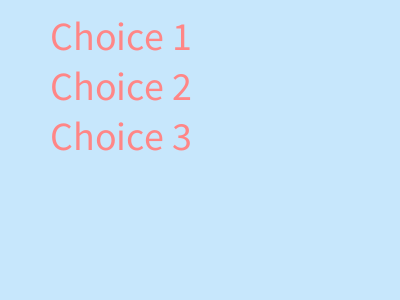
Frame 1 (no input)
Frame 60 (the mouse pressed at the canvas centre just before this capture): identical to frame 1, image omitted
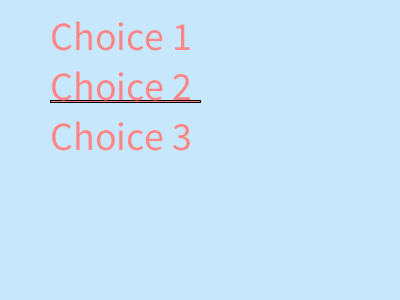
Frame 120 (the mouse held since frame 60 and released just before this capture)

The Processing sketch that drew these frames (run headless with seeded random() and noise(); from frame 60 on, the mouse is pressed at the canvas centre):

// Processing sketch: week12_4
// ── week12_4.pde
void setup()
{
  size(400,300);
  textSize(40);
}
int choice=-1;
void draw(){
  background(#C7E7FC);
  fill(#FF8686);
  if (choice==0) rect(50,50,150,2);
  if (choice==1) rect(50,100,150,2);
  if (choice==2) rect(50,150,150,2);
  text("Choice 1",50,50);
  text("Choice 2",50,100);
  text("Choice 3",50,150);
  
}
void mousePressed(){
  choice=int(random(3));
}
